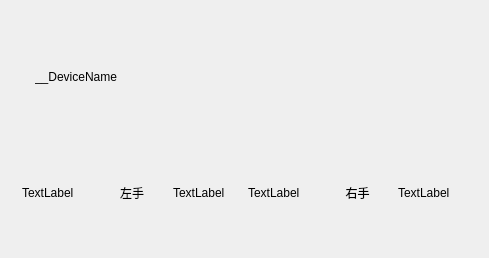
<?xml version="1.0" encoding="UTF-8"?>
<ui version="4.0">
 <class>h2GloveDeviceTreeWidget</class>
 <widget class="QWidget" name="h2GloveDeviceTreeWidget">
  <property name="geometry">
   <rect>
    <x>0</x>
    <y>0</y>
    <width>489</width>
    <height>258</height>
   </rect>
  </property>
  <property name="windowTitle">
   <string>h2GloveDeviceTreeWidget</string>
  </property>
  <layout class="QGridLayout" name="gridLayout">
   <property name="bottomMargin">
    <number>0</number>
   </property>
   <item row="0" column="0">
    <widget class="QWidget" name="widget" native="true">
     <layout class="QGridLayout" name="gridLayout_3">
      <item row="2" column="1">
       <layout class="QHBoxLayout" name="horizontalLayout_2">
        <item>
         <widget class="QLabel" name="LBL_rightImg">
          <property name="text">
           <string>TextLabel</string>
          </property>
         </widget>
        </item>
        <item>
         <widget class="QLabel" name="LBL_right">
          <property name="text">
           <string>右手</string>
          </property>
          <property name="alignment">
           <set>Qt::AlignCenter</set>
          </property>
         </widget>
        </item>
        <item>
         <widget class="QLabel" name="LBL_rightBattery">
          <property name="text">
           <string>TextLabel</string>
          </property>
         </widget>
        </item>
       </layout>
      </item>
      <item row="2" column="0">
       <layout class="QHBoxLayout" name="horizontalLayout">
        <item>
         <widget class="QLabel" name="LBL_leftImg">
          <property name="text">
           <string>TextLabel</string>
          </property>
         </widget>
        </item>
        <item>
         <widget class="QLabel" name="LBL_left">
          <property name="text">
           <string>左手</string>
          </property>
          <property name="alignment">
           <set>Qt::AlignCenter</set>
          </property>
         </widget>
        </item>
        <item>
         <widget class="QLabel" name="LBL_leftBattery">
          <property name="text">
           <string>TextLabel</string>
          </property>
         </widget>
        </item>
       </layout>
      </item>
      <item row="0" column="0" colspan="2">
       <layout class="QHBoxLayout" name="horizontalLayout_3">
        <item>
         <widget class="QLabel" name="LBL_devNameImg">
          <property name="sizePolicy">
           <sizepolicy hsizetype="Maximum" vsizetype="Preferred">
            <horstretch>0</horstretch>
            <verstretch>0</verstretch>
           </sizepolicy>
          </property>
          <property name="text">
           <string/>
          </property>
         </widget>
        </item>
        <item>
         <widget class="QLabel" name="LBL_devName">
          <property name="text">
           <string>__DeviceName</string>
          </property>
         </widget>
        </item>
       </layout>
      </item>
     </layout>
    </widget>
   </item>
  </layout>
 </widget>
 <layoutdefault spacing="6" margin="11"/>
 <resources>
  <include location="../img.qrc"/>
 </resources>
 <connections/>
</ui>
